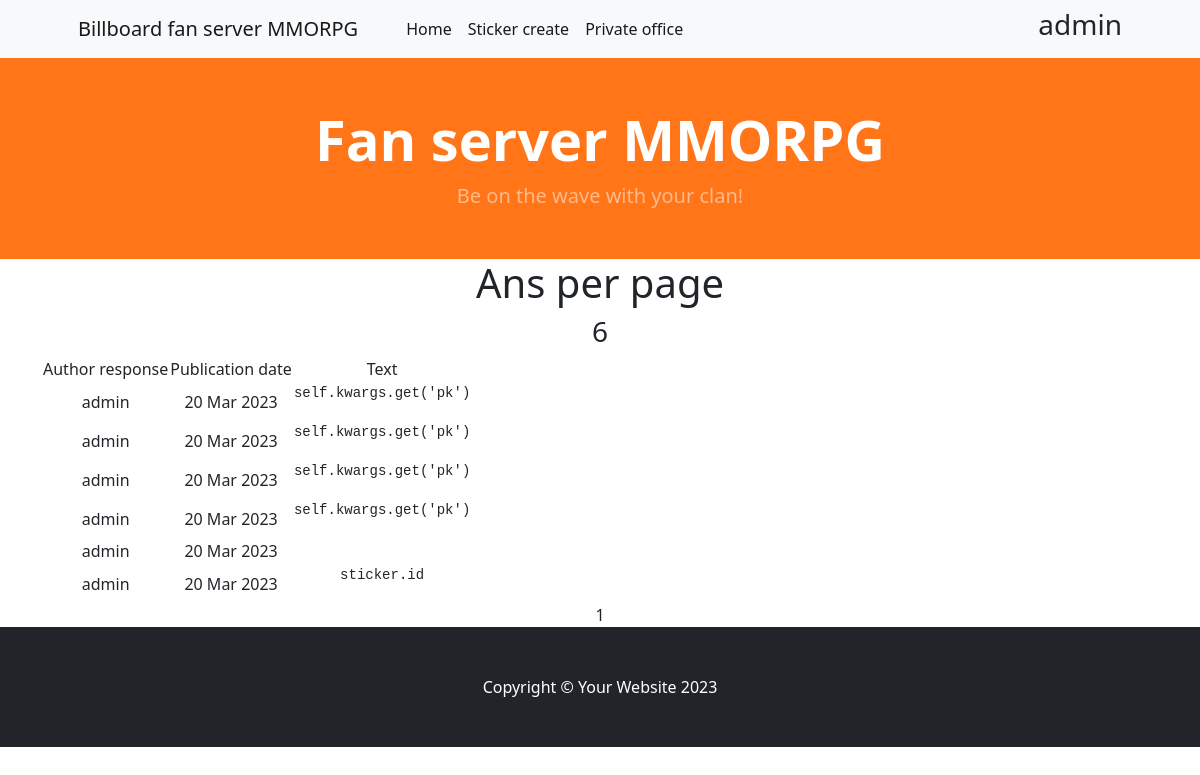
The app's page /stickers/19/ans (signed in) with its own data.
### bulletin/models.py (models this page shows, shortened)
class Ans(models.Model):
    author = models.ForeignKey(User, on_delete=models.CASCADE)
    sticker = models.ForeignKey(Sticker, on_delete=models.CASCADE)
    datetime_of_creation = models.DateTimeField(auto_now_add=True)
    text = RichTextField(blank=True, null=True)
    condition = models.BooleanField(default=False)

### bulletin/views.py (the view)
class AnsList(LoginRequiredMixin, ListView):
    model = Ans
    ordering = '-datetime_of_creation'
    template_name = 'bulletin/ans_list.html'
    context_object_name = 'ans_sticker_list'
    paginate_by = 10
    def get_queryset(self, **kwargs):
        id_ = self.kwargs.get('pk')
        queryset = Ans.objects.filter(sticker=id_)
        return queryset

### templates/bulletin/ans_list.html (shortened to what this page needs)
{% extends 'flatpages/default.html' %}
{% load custom_tags %}
{% block content %}
<h1>Ans per page</h1>
<h3>{{ ans_sticker_list|length }}</h3>
<table>
  <tr>
    <td>Author response</td>
    <td>Publication date</td>
    <td>Text</td>
  </tr>
{% for ans in ans_sticker_list %}
           <tr>
               <td>{{ ans.author }}</td>
               <td>{{ ans.datetime_of_creation|date:'d M Y' }}</td>
               <td>{{ ans.text|safe }} </a> </td>
           </tr>
{% endfor %}
</table>
   {{ page_obj.number }}
{% endblock content %}

### templates/flatpages/default.html (shortened to what this page needs)
<!DOCTYPE html>
<html lang="en">
    <head>
        {% load static %}
        <link href="{% static 'css/styles.css' %}" rel="stylesheet" />
    </head>
    <body>
        <nav class="navbar navbar-expand-lg navbar-light bg-light">
            <div class="container px-4 px-lg-5">
                <a class="navbar-brand" href="#!">Billboard fan server MMORPG</a>
                <div class="collapse navbar-collapse" id="navbarSupportedContent">
                    <ul class="navbar-nav me-auto mb-2 mb-lg-0 ms-lg-4">
                        <li class="nav-item"><a class="nav-link active" aria-current="page" href="{% url 'stickers' %}">Home</a></li>
                        <li class="nav-item"><a class="nav-link active" href="{% url 'sticker_create' %}">Sticker create</a></li>
                        <li class="nav-item"><a class="nav-link active" href="{% url 'private_list' %}">Private office</a></li>
                    </ul>
                </div>
                <h3> {{ request.user }} </h3>
            </div>
        </nav>
        <header class="py-5" style="background-color: #ff7518;>
            <div class="container px-4 px-lg-5 my-5">
                <div class="text-center text-white">
                    <h1 class="display-4 fw-bolder">Fan server MMORPG</h1>
                    <p class="lead fw-normal text-white-50 mb-0">Be on the wave with your clan!</p>
                </div>
        </header>
        <div class="container">
            <div class="row">
                <div class="col-lg-12 text-center">
                    {% block content %}{% endblock content %}
                </div>
            </div>
        </div>
        <footer class="py-5 bg-dark">
            <div class="container"><p class="m-0 text-center text-white">Copyright &copy; Your Website 2023</p></div>
        </footer>
    </body>
</html>

### records on screen
Ans: author "admin", datetime_of_creation "20 Mar 2023", text "self.kwargs.get('pk')"
Ans: author "admin", datetime_of_creation "20 Mar 2023", text "self.kwargs.get('pk')"
Ans: author "admin", datetime_of_creation "20 Mar 2023", text "self.kwargs.get('pk')"
Ans: author "admin", datetime_of_creation "20 Mar 2023", text "self.kwargs.get('pk')"
Ans: author "admin", datetime_of_creation "20 Mar 2023"
Ans: author "admin", datetime_of_creation "20 Mar 2023", text "sticker.id"

### other values on screen
{{ request.user }} "admin"
{{ ans_sticker_list|length }} "6"
{{ page_obj.number }} "1"
